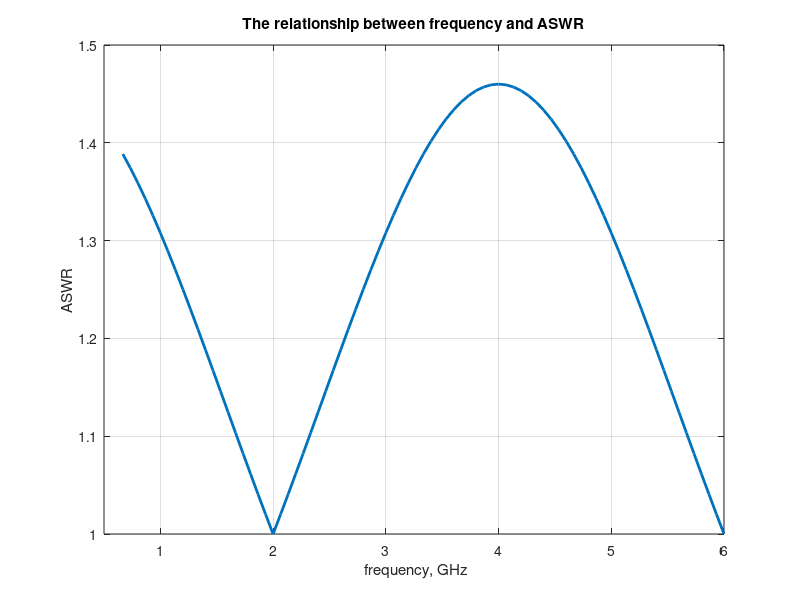

MATLAB code to generate this figure:
%  Solutions of <RF circuit design: Theory and Application>

%  Example P3.16

clc;
close all;

z0 = 50;
zl = 73;
fc = 2*1e9;
f = fc/3: fc/30: 3*fc;
vp = 3*1e8;
beta = 2*pi*f/vp;

z_1 = sqrt(zl*z0);
fprintf('Characteristic impedance of 1/4 wavelength line: z = %f Ohm \n', z_1);
l = vp/(4*fc);
fprintf('Length of 1/4 wavelength line: l = %f cm \n', l*100);

zin = z_1*(zl+1i*z_1*tan(beta*l))./(z_1+1i*zl*tan(beta*l));
gamma = (zin-z0)./(zin+z0);
ASWR = (1+abs(gamma))./(1-abs(gamma));

fig = figure;
plot(f/1e9, ASWR, 'LineWidth', 2.0); grid on; axis([0.5 6 1 1.5]);
title('The relationship between frequency and ASWR'); xlabel(' frequency, GHz'); ylabel('ASWR');

frame = getframe(fig);
img = frame2im(frame);
imwrite(img, 'P3_16.png');